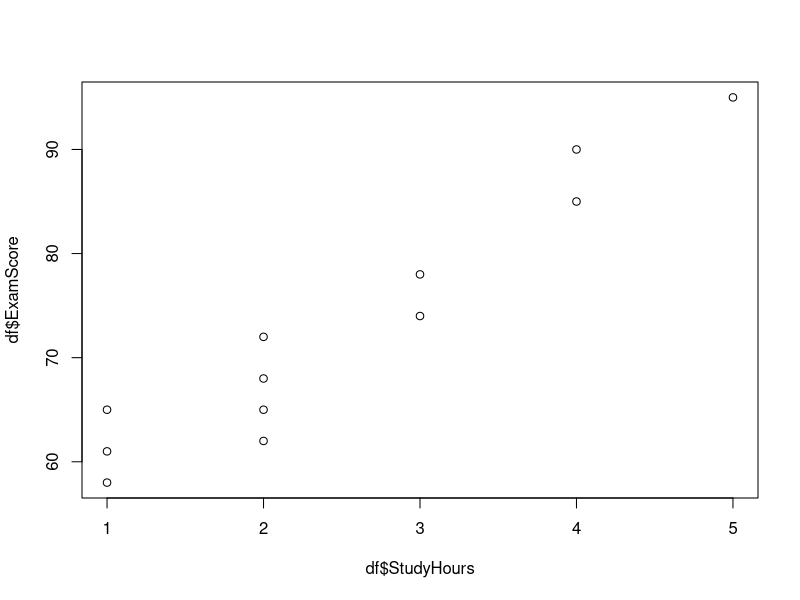

The R source for this figure:
########################################################
## R and R squared 
## 20-May-2022
########################################################

study_hours <- c(1,1,2,2,1,2,2,3,3,4,4,5)
current_grade <- c(65,78,76,76,79,80,81,84,88,85,96,90)
exam_score <- c(58,61,62,65,65,68,72,74,78,85,90,95)

df <- data.frame(StudyHours = study_hours, CurrentGrade = current_grade, ExamScore = exam_score)

########################################################
## Simple Linear Regression
plot(df$StudyHours, df$ExamScore)

# R or Pearson correlation coefficient
cor(df$StudyHours, df$ExamScore)
# R squared
cor(df$StudyHours, df$ExamScore)^2

lm_result <- lm(ExamScore ~ StudyHours, df)
summary(lm_result)

########################################################
## Multiple Linear Regression

## We can fit a multiple linear regression model using "study hours" and
## "current grade" as the predictor variables and "exam score" as the
## response variable.
multivariate_lm_results <- lm(ExamScore ~ StudyHours + CurrentGrade, df)
summary(multivariate_lm_results)

## R: Correlation between the actual exam scores and the predicted exam 
## scores made by the model is 0.978

cor(df$ExamScore, predict(multivariate_lm_results, df))

## R-squared: The R-squared for this regression model
## is 0.956. This tells us that 95.6% of the variation
## in the exam scores can be explained by the
## number of hours studied and the student's
## current grade in the class.
summary(multivariate_lm_results)

1-sum((df$ExamScore - predict(multivariate_lm_results, df))^2)/
  sum( (df$ExamScore - mean(df$ExamScore))^2 )
